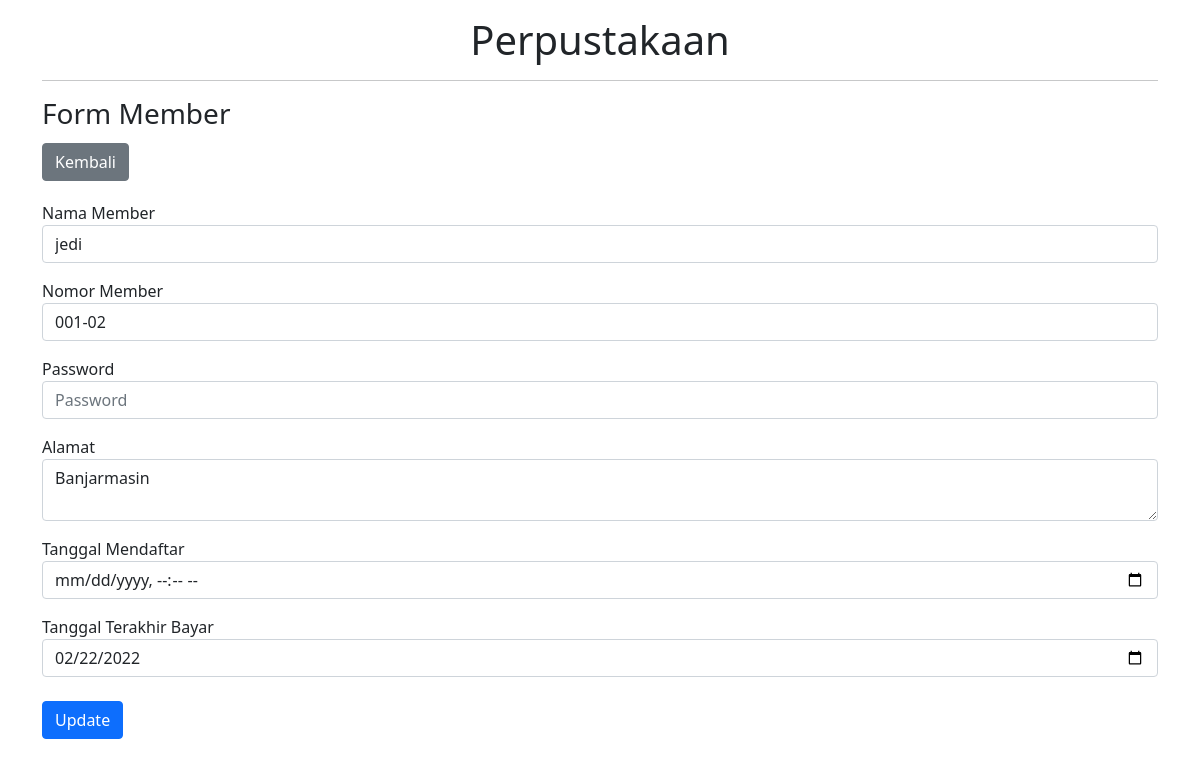
The app's page /FormMember.php?id_member=2 (signed in) with its own data.
### tables this page shows
CREATE TABLE `member` (
  `id_member` int(11) NOT NULL,
  `nama_member` varchar(250) NOT NULL,
  `nomor_member` varchar(15) NOT NULL,
  `password` varchar(50) NOT NULL,
  `alamat` text NOT NULL,
  `tgl_mendaftar` datetime NOT NULL,
  `tgl_terakhir_bayar` date NOT NULL
);

### Koneksi.php (called while the page is built)
<?php
    function koneksi(){
        $host="localhost";
        $database="perpustakaan";
        $user="root";
        $pass="";
        try{
            $koneksi = new PDO("mysql:host=$host;dbname=$database","$user","$pass");
        }catch(PDOException $e){
            echo "Koneksi Gagal <br/>".$e->getMessage();
        }
        return $koneksi;
    }
?>

### FormMember.php (the view, shortened to what this page needs)
<?php
require('Model.php');
if (isset($_GET['id_member'])) {
    editMember();
}
if (isset($_SESSION['nomor_member'])) :
?>
    <!DOCTYPE html>
    <html lang="en">
    <head>
        <link href="https://cdn.jsdelivr.net/npm/bootstrap@5.1.3/dist/css/bootstrap.min.css" rel="stylesheet">
    </head>
    <body>
        <div class="container">
            <div class="result">
                <div class="col-md-12 py-3">
                    <h1>Perpustakaan</h1>
                    <hr>
                    <h3>Form Member</h3>
                    <a class="btn btn-secondary my-1" href='Member.php'><i class=" fa fa-home"></i>Kembali</a>
                    <form action="" method="post">
                        <div class="mb-3">
                            <label for="nama_member">Nama Member</label>
                            <input type="text" class="form-control" name="nama_member" id="nama_member" <?php echo (isset($_GET['id_member'])) ?  "value = '" . $result[0]["nama_member"] . "'" : "value = '' "; ?> placeholder="Nama Member" required>
                        </div>
                        <div class="mb-3">
                            <label for="nomor_member">Nomor Member</label>
                            <input type="text" class="form-control" name="nomor_member" id="nomor_member" <?php echo (isset($_GET['id_member'])) ?  "value = '" . $result[0]["nomor_member"] . "'" : "value = '' "; ?> placeholder="Nomor Member" required>
                        </div>
                        <div class="mb-3">
                            <label for="nomor_member">Password</label>
                            <input type="password" class="form-control" name="password" id="password" value ="" placeholder="Password" required>
                        </div>
                        <div class="mb-3">
                            <label for="alamat">Alamat</label>
                            <textarea class="form-control" name="alamat" id="alamat" results="3" required><?php echo (isset($_GET['id_member'])) ? $result[0]["alamat"] : ""; ?></textarea>
                        </div>
                        <div class="mb-3">
                            <label for="tgl_mendaftar">Tanggal Mendaftar</label>
                            <input type="datetime-local" class="form-control" name="tgl_mendaftar" id="tgl_mendaftar" <?php echo (isset($_GET['id_member'])) ?  "value = " . $result[0]["tgl_mendaftar"] . "" : "value = '' "; ?> placeholder="Tanggal Mendaftar" required>
                        </div>
                        <div class="mb-3">
                            <label for="tgTerakhirBayar">Tanggal Terakhir Bayar</label>
                            <input type="date" class="form-control" name="tgl_terakhir_bayar" id="tgl_terakhir_bayar" <?php echo (isset($_GET['id_member'])) ?  "value = '" . $result[0]["tgl_terakhir_bayar"] . "'" : "value = '' "; ?> placeholder="Tanggal Terakhir Bayar" required>
                        </div>
                        <?php
                        if (isset($_GET['id_member'])) {
                            echo " <button type=\"submit\" name=\"update\" class=\"btn btn-primary my-2\">Update</button>";
                        } else {
                            echo " <button type=\"submit\" name=\"submit\" class=\"btn btn-primary my-2\">Tambah</button>";
                        }
                        ?>
                    </form>
    </body>
    </html>
<?php
else :
    header("location:ErrorPage.php");
endif;
?>

### FormMember.php (style rules this page uses)
h1 { text-align: center; }

### records on screen
member: nama_member "jedi", nomor_member "001-02", alamat "Banjarmasin", tgl_terakhir_bayar "02/22/2022"
